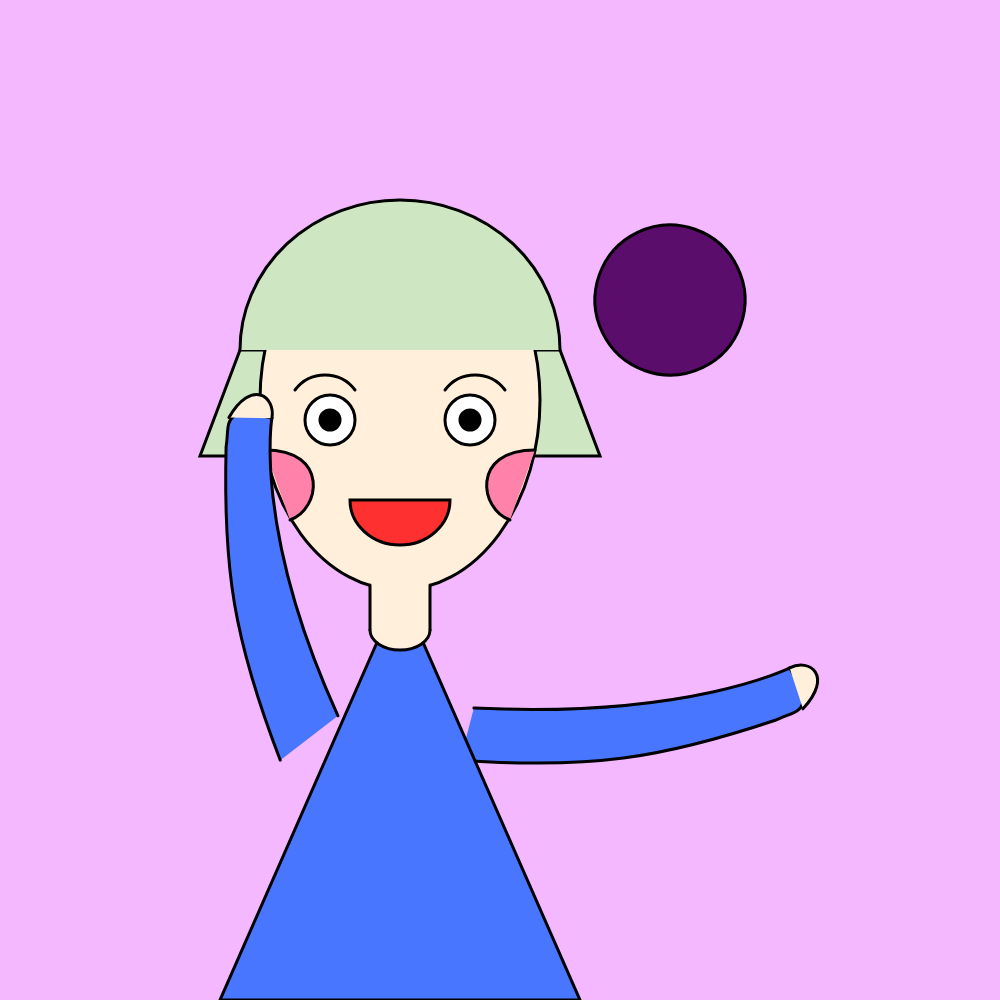
Frame 1 (no input)
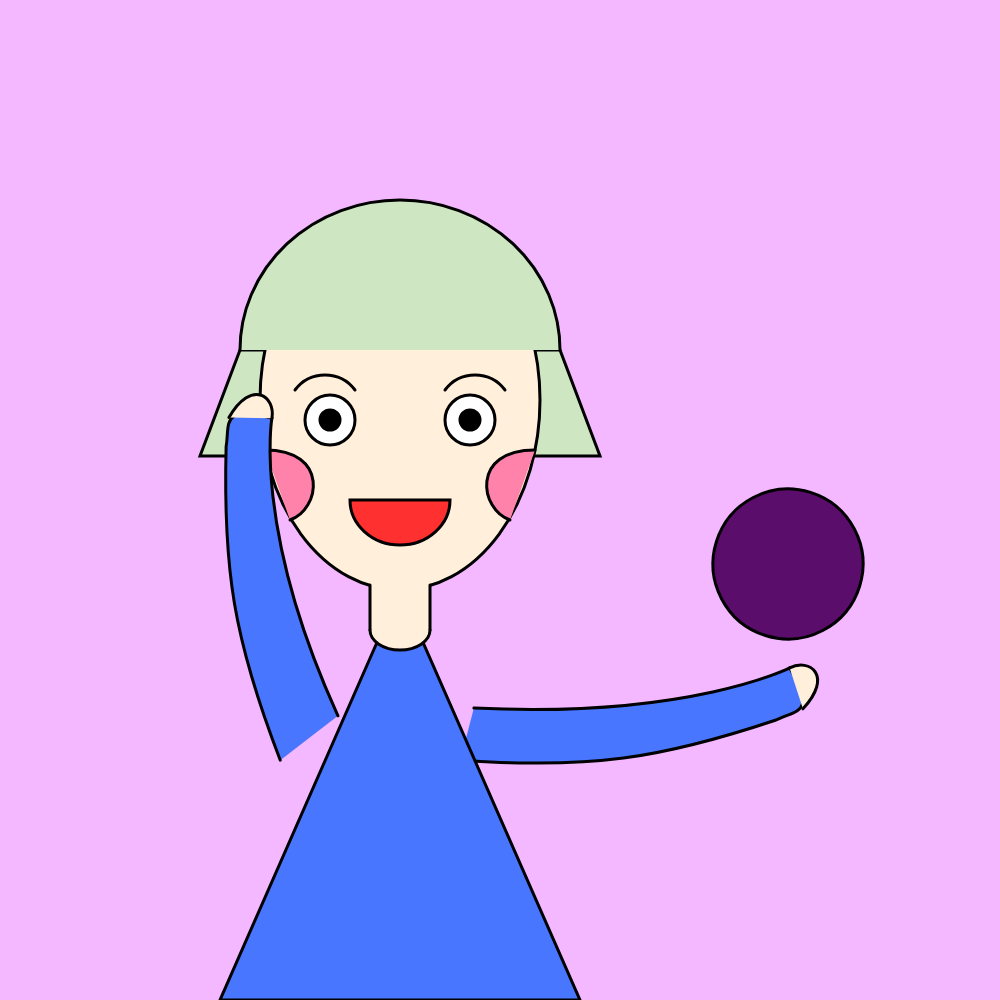
Frame 60 (no input)
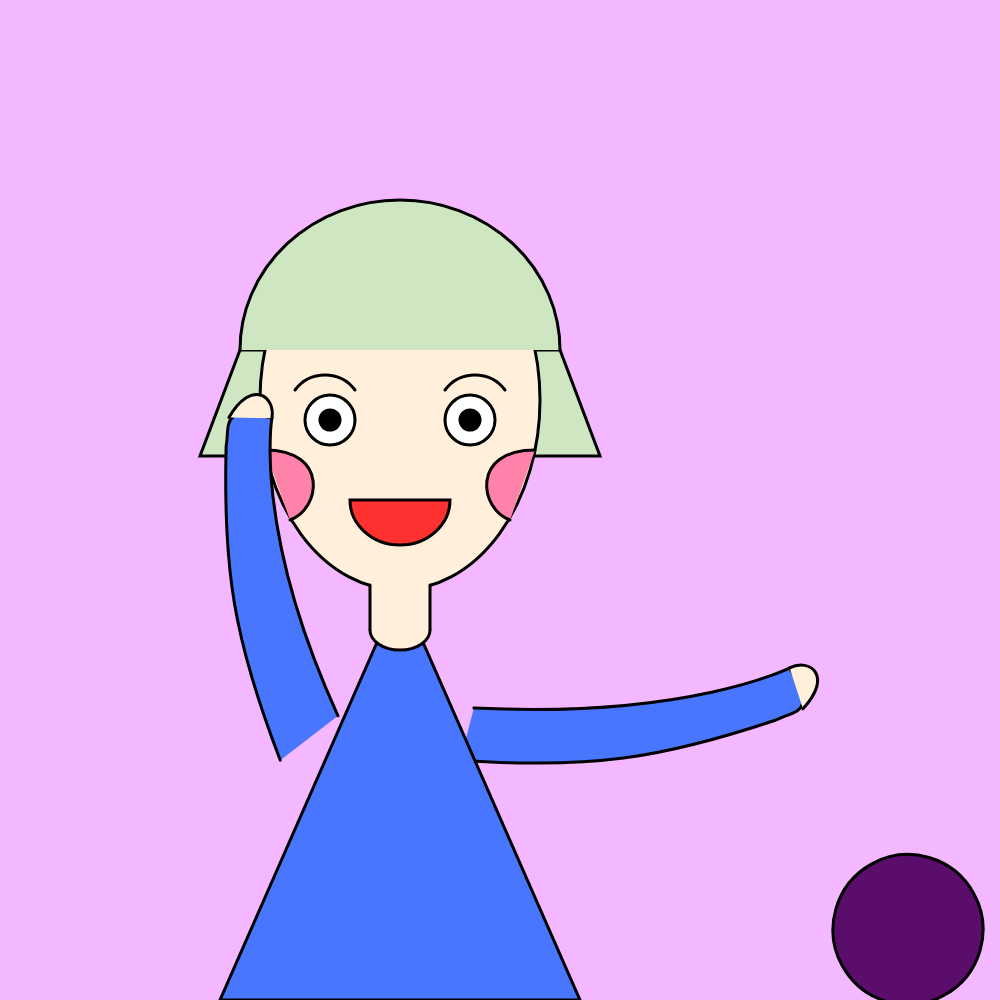
Frame 120 (the mouse pressed at the canvas centre since frame 60)

The p5.js sketch that drew these frames (run headless with seeded random() and noise() and a simulated clock; from frame 60 on, the mouse is pressed at the canvas centre):

// p5.js sketch
// ── sketch.js
var x0=670;
var y0=300;
var dx=2;
function setup() {
  createCanvas(1000, 1000);
}

function draw() {
  background(243, 184, 255);
  strokeWeight(3);

  //发尾
  fill(207, 230, 195);
  quad(240,350,200,456,600,456,560,350);
  
  //脸
  fill(255,239,219);
  ellipse(400,400,280,380);
  fill(0);

  //脸颊
  fill(255,130,171);
  bezier(265,450,330,450,320,510,290,520);  //左脸颊
  bezier(535,450,470,450,480,510,510,520);  //右脸颊

  //刘海
  fill(207, 230, 195);
  arc(400,350,320,300,-PI,0,OPEN);

   //右胳膊
  push();
  fill(72,118,255);
  translate(490,720);
  rotate(dx/PI);
  translate(-490,-720);
  beginShape();
  vertex(470,720);
  bezierVertex(650,600,700,500,700,500);
  bezierVertex(750,520,730,530,720,550);
  bezierVertex(650,650,600,700,490,770);
  endShape();

  //右手
  fill(255,239,219);
  bezier(700,500,710,480,740,480,735,525);
  pop();
  
  //左胳膊
  push();
  fill(72,118,255);
  translate(310,720);
  rotate(dx/PI);
  translate(-310,-720);
  beginShape();
  vertex(330,700);
  bezierVertex(150,600,100,500,100,500);
  bezierVertex(50,520,70,530,80,550);
  bezierVertex(150,650,200,700,310,770);
  endShape();
  
  //左手
  fill(255,239,219);
  bezier(100,500,90,480,60,480,65,525);
  pop();

  //身子
  fill(72,118,255);
  triangle(400,590,220,1000,580,1000);

  //脖子
  strokeWeight(0);
  fill(255,239,219);
  rect(370,570,60,60);
  strokeWeight(3);
  line(370,585,370,630);
  line(430,585,430,630);

  //领子
  strokeWeight(3);
  fill(255,239,219);
  arc(400,630,60,40,0,PI,OPEN);

  //眼睛
  fill(255);
  ellipse(330,420,50,50);  //左眼白
  ellipse(470,420,50,50);  //右眼白
  fill(0);
  ellipse(330,420,20,20);  //左眼珠‘
  ellipse(470,420,20,20);  //右眼珠
  
  //眉毛
  //line(300,380,350,380);
  noFill();
  bezier(295,390,310,370,340,370,355,390);  //左眉毛
  bezier(505,390,490,370,460,370,445,390);  //右眉毛

  //嘴巴
  fill(255,48,48);
  arc(400,500,100,90,0,PI,CHORD);



  //球
  push();
  translate(x0,y0);
  rotate(dx*x0/(100*PI));
  translate(-x0,-y0);
  fill(91, 13, 107);
  ellipse(x0,y0,150,150);
  x0+=dx;
  y0=0.0034*x0*x0-2.72*x0+596.14;
  if(x0>=width||x0<=0)
  dx=-dx;

  
}
